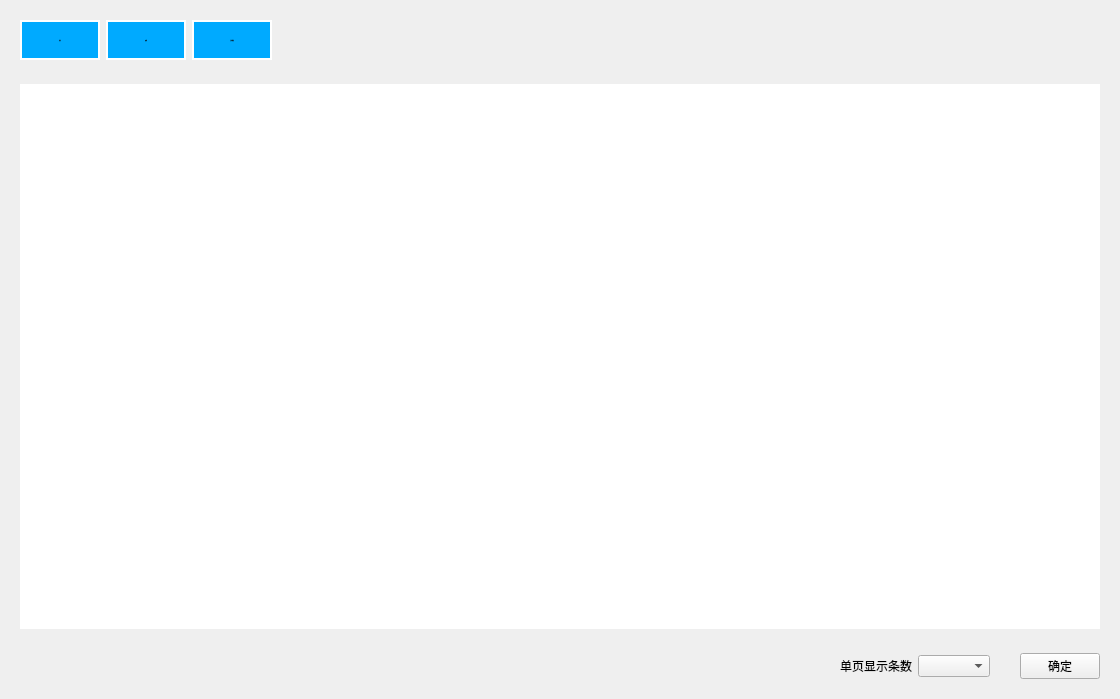
<?xml version="1.0" encoding="UTF-8"?>
<ui version="4.0">
 <class>ImagerPage</class>
 <widget class="QDialog" name="ImagerPage">
  <property name="geometry">
   <rect>
    <x>0</x>
    <y>0</y>
    <width>1120</width>
    <height>699</height>
   </rect>
  </property>
  <property name="windowTitle">
   <string>Dialog</string>
  </property>
  <property name="styleSheet">
   <string notr="true"/>
  </property>
  <layout class="QVBoxLayout" name="verticalLayout">
   <item>
    <widget class="QWidget" name="contextWidgets" native="true">
     <property name="sizePolicy">
      <sizepolicy hsizetype="Preferred" vsizetype="Preferred">
       <horstretch>0</horstretch>
       <verstretch>0</verstretch>
      </sizepolicy>
     </property>
     <property name="styleSheet">
      <string notr="true">QPushButton{
background-color: #00aaff;
border:2px solid white;
font: normal normal 16px &quot;宋体&quot;
}






</string>
     </property>
     <layout class="QHBoxLayout" name="horizontalLayout_2">
      <item>
       <widget class="QPushButton" name="allBtn">
        <property name="sizePolicy">
         <sizepolicy hsizetype="Preferred" vsizetype="Preferred">
          <horstretch>0</horstretch>
          <verstretch>0</verstretch>
         </sizepolicy>
        </property>
        <property name="minimumSize">
         <size>
          <width>80</width>
          <height>40</height>
         </size>
        </property>
        <property name="maximumSize">
         <size>
          <width>16777215</width>
          <height>16777215</height>
         </size>
        </property>
        <property name="font">
         <font>
          <family>宋体</family>
          <pointsize>-1</pointsize>
          <weight>50</weight>
          <italic>false</italic>
          <bold>false</bold>
         </font>
        </property>
        <property name="styleSheet">
         <string notr="true"/>
        </property>
        <property name="text">
         <string>所有</string>
        </property>
        <property name="checkable">
         <bool>true</bool>
        </property>
        <property name="checked">
         <bool>true</bool>
        </property>
        <property name="autoExclusive">
         <bool>true</bool>
        </property>
        <property name="flat">
         <bool>false</bool>
        </property>
       </widget>
      </item>
      <item>
       <widget class="QPushButton" name="queryBtn">
        <property name="sizePolicy">
         <sizepolicy hsizetype="Preferred" vsizetype="Preferred">
          <horstretch>0</horstretch>
          <verstretch>0</verstretch>
         </sizepolicy>
        </property>
        <property name="minimumSize">
         <size>
          <width>80</width>
          <height>0</height>
         </size>
        </property>
        <property name="maximumSize">
         <size>
          <width>16777215</width>
          <height>16777215</height>
         </size>
        </property>
        <property name="font">
         <font>
          <family>宋体</family>
          <pointsize>-1</pointsize>
          <weight>50</weight>
          <italic>false</italic>
          <bold>false</bold>
         </font>
        </property>
        <property name="styleSheet">
         <string notr="true"/>
        </property>
        <property name="text">
         <string>查询</string>
        </property>
        <property name="checkable">
         <bool>true</bool>
        </property>
        <property name="checked">
         <bool>false</bool>
        </property>
        <property name="autoExclusive">
         <bool>true</bool>
        </property>
       </widget>
      </item>
      <item>
       <widget class="QPushButton" name="reportBtn">
        <property name="sizePolicy">
         <sizepolicy hsizetype="Preferred" vsizetype="Preferred">
          <horstretch>0</horstretch>
          <verstretch>0</verstretch>
         </sizepolicy>
        </property>
        <property name="minimumSize">
         <size>
          <width>80</width>
          <height>0</height>
         </size>
        </property>
        <property name="maximumSize">
         <size>
          <width>16777215</width>
          <height>16777215</height>
         </size>
        </property>
        <property name="font">
         <font>
          <family>宋体</family>
          <pointsize>-1</pointsize>
          <weight>50</weight>
          <italic>false</italic>
          <bold>false</bold>
         </font>
        </property>
        <property name="styleSheet">
         <string notr="true"/>
        </property>
        <property name="text">
         <string>生成报表</string>
        </property>
        <property name="checkable">
         <bool>true</bool>
        </property>
        <property name="checked">
         <bool>true</bool>
        </property>
        <property name="autoExclusive">
         <bool>true</bool>
        </property>
        <property name="flat">
         <bool>false</bool>
        </property>
       </widget>
      </item>
      <item>
       <spacer name="horizontalSpacer_2">
        <property name="orientation">
         <enum>Qt::Horizontal</enum>
        </property>
        <property name="sizeHint" stdset="0">
         <size>
          <width>651</width>
          <height>20</height>
         </size>
        </property>
       </spacer>
      </item>
     </layout>
    </widget>
   </item>
   <item>
    <widget class="QWidget" name="tableWidget" native="true">
     <property name="sizePolicy">
      <sizepolicy hsizetype="Preferred" vsizetype="Preferred">
       <horstretch>0</horstretch>
       <verstretch>0</verstretch>
      </sizepolicy>
     </property>
     <layout class="QGridLayout" name="gridLayout">
      <item row="0" column="0">
       <widget class="QTableView" name="tableView">
        <property name="styleSheet">
         <string notr="true">QTableView {
border-style:none;
color:white;
font: bold 12pt;
}
</string>
        </property>
       </widget>
      </item>
     </layout>
    </widget>
   </item>
   <item>
    <widget class="QWidget" name="buttomWidget" native="true">
     <property name="sizePolicy">
      <sizepolicy hsizetype="Preferred" vsizetype="Fixed">
       <horstretch>0</horstretch>
       <verstretch>0</verstretch>
      </sizepolicy>
     </property>
     <layout class="QHBoxLayout" name="horizontalLayout_3">
      <item>
       <spacer name="horizontalSpacer">
        <property name="orientation">
         <enum>Qt::Horizontal</enum>
        </property>
        <property name="sizeHint" stdset="0">
         <size>
          <width>234</width>
          <height>20</height>
         </size>
        </property>
       </spacer>
      </item>
      <item>
       <widget class="QLabel" name="label">
        <property name="text">
         <string>单页显示条数</string>
        </property>
       </widget>
      </item>
      <item>
       <widget class="QComboBox" name="comboBox"/>
      </item>
      <item>
       <widget class="QWidget" name="widget" native="true">
        <layout class="QHBoxLayout" name="horizontalLayout"/>
       </widget>
      </item>
      <item>
       <widget class="QPushButton" name="okBtn">
        <property name="text">
         <string>确定</string>
        </property>
       </widget>
      </item>
     </layout>
    </widget>
   </item>
  </layout>
 </widget>
 <resources/>
 <connections/>
</ui>
